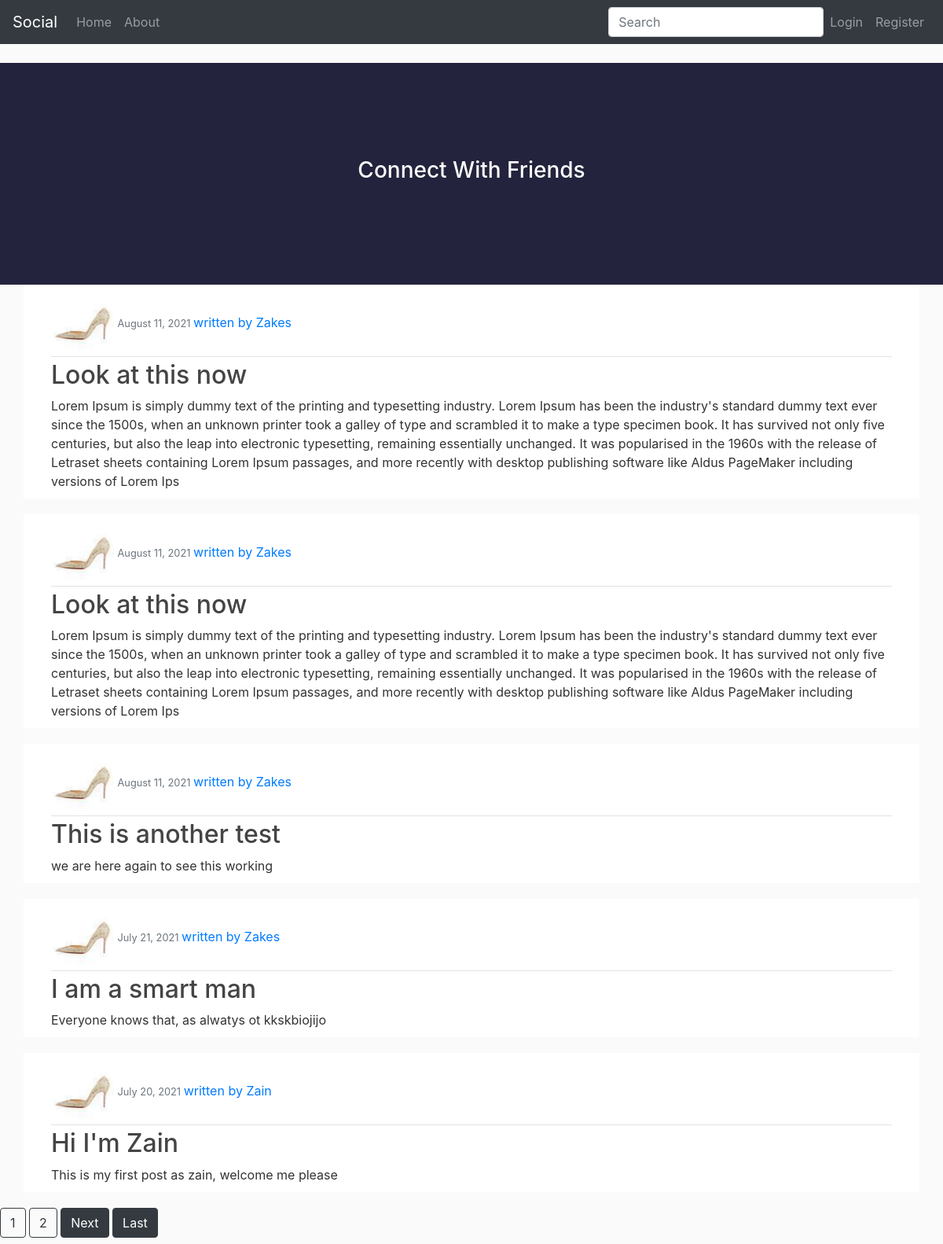
The page / on the database its author committed.
### blog/models.py (models this page shows, shortened)
class Post(models.Model):
    title = models.CharField(max_length=100)
    content = models.TextField()
    date_posted = models.DateTimeField(default=timezone.now)
    author = models.ForeignKey(User, on_delete=models.CASCADE)
    upload = models.FileField(upload_to='media')
    class Meta:
        ordering = ['-date_posted']

### Users/models.py (models this page shows, shortened)
class Profile(models.Model):
    user = models.OneToOneField(User, on_delete=models.CASCADE)
    image = models.ImageField(default='default.jpg', upload_to='profile-pics')
    bio = models.CharField(max_length=200)

### blog/views.py (the view)
# urls.py: path('', PostListView.as_view(), name='blog-home'),
class PostListView(ListView):
    model = Post
    template_name = 'blog/home.html'
    context_object_name = 'posts'
    paginate_by = 5
    def get_queryset(self):
        if 'q' in self.request.GET:
            objects = Post.objects.filter(
                Q(title__icontains=self.request.GET['q']) | Q(
                    title__icontains=self.request.GET['q'])
            )
        else:
            objects = Post.objects.all()
        return objects

### blog/templates/blog/home.html (shortened to what this page needs)
{% extends 'blog/base.html' %}
{% block content %}
{% for post in posts %}
<div class="container">
    <article class="media content-section">
        <div class="media-body">
            <div class="article-metadata">
                <img class="rounded-circle" src=" {{post.author.profile.image.url }}" width="80" height="80">
                <small class="text-muted">{{post.date_posted| date:"F d, Y"}} </small>
                <a class="mr=2" href="{% url 'user-posts' post.author.username %}">written by {{post.author}}
                </a>
            </div>
            <h2><a class="article-title" href="{% url 'post-detail' post.id %}">{{post.title}}</a>
            </h2>
            <p class="card-text">{{post.content}}</p>
        </div>
</div>
{% endfor %}
<div class="paginator">
    {% if is_paginated %}
    {% for num in page_obj.paginator.page_range%}
    {% if page_obj.number == num%}
    <a class="btn btn-outline-dark mb-2" href="?page={{ num }}">{{ num }}</a>
    {% elif num > page_obj.number|add:'-3' and page_obj.number|add:'3'%}
    <a class="btn btn-outline-dark mb-2" href="?page={{ num }}">{{ num }}</a>
    {% endif %}
    {% endfor %}
    {% if page_obj.has_next %}
    <a class="btn btn-dark mb-2" href="?page={{ page_obj.next_page_number}}">Next</a>
    <a class="btn btn-dark mb-2" href="?page={{ page_obj.paginator.num_page}}">Last</a>
    {% endif %}
    {% endif %}
</div>
{% endblock%}

### blog/templates/blog/base.html (shortened to what this page needs)
{% load static %}
<!DOCTYPE html>
<html lang="en">
<head>
    <link rel="stylesheet" href="https://cdn.jsdelivr.net/npm/bootstrap@4.6.0/dist/css/bootstrap.min.css"
>
    <link rel="stylesheet" type="text/css" href="{% static 'blog/main.css' %}">
</head>
<body>
    <div class="container">
        <nav class="navbar fixed-top navbar-expand-lg  navbar-dark bg-dark">
            <a class="navbar-brand" href="{%url 'blog-home'%}">Social</a>
            <div class="collapse navbar-collapse" id="navbarTogglerDemo03">
                <ul class="navbar-nav mr-auto mt-2 mt-lg-0">
                    <a class="nav-link" href="{%url 'blog-home'%}">Home <span class="sr-only">(current)</span></a>
                    <a class="nav-link" href="#">About <span class="sr-only">(current)</span></a>
                </ul>
                <form class="d-flex" action="/">
                    <input class="form-control me-2" value="{{request.GET.q}}" name="q" type="search"
                        placeholder="Search" aria-label="Search">
                </form>
            </div>
            <div class="navbar-nav">
                {% if user.is_authenticated %}
                <a class="nav-item nav-link btn btn-warning" href="{% url 'post-create' %}">Add New</a>
                <a class="nav-item nav-link" href="{% url 'profile' %}">Profile</a>
                <a class="nav-item nav-link" href="{% url 'logout' %}">Logout</a>
                {% else %}
                <a class="nav-item nav-link" href="{% url 'login' %}">Login</a>
                <a class="nav-item nav-link" href="{% url 'register' %}">Register</a>
                {% endif %}
            </div>
    </div>
    <div class="card2">
        <h3>Connect With Friends</h3>
    </div>
    {%block content%}
    {%endblock%}
</body>
</html>

### blog/static/blog/main.css (style rules this page uses)
body { background: #fafafa; color: #333333; margin-top: 5rem; }
h1, h2, h4, h5, h6 { color: #444444; }
ul { margin: 0; }
.content-section { background: #ffffff; padding: 10px 20px; border-radius: 3px; margin-bottom: 20px; }
.article-title { color: #444444; }
.article-metadata { padding-bottom: 1px; margin-bottom: 4px; border-bottom: 1px solid #e3e3e3 }
.paginator { align-items: center; }
.container { background-color: #ffffff; }
.card2 { text-align: center; background-color: rgb(35, 35, 61); padding: 120px; margin:0%; color: #fdfdfd; }

### rows shown on the page
Post: author.profile.image (placeholder picture), date_posted "August 11, 2021", author "Zakes", title "Look at this now", content "Lorem Ipsum is simply dummy text of the printing and typesetting industry. Lorem Ipsum has been the industry's standard dummy text ever since the 1500s, when an unknown printer took a galley of type and scrambled it to make a type specimen book. It has survived not only five centuries, but also the leap into electronic typesetting, remaining essentially unchanged. It was popularised in the 1960s with the release of Letraset sheets containing Lorem Ipsum passages, and more recently with desktop publishing software like Aldus PageMaker including versions of Lorem Ips"
Post: author.profile.image (placeholder picture), date_posted "August 11, 2021", author "Zakes", title "Look at this now", content "Lorem Ipsum is simply dummy text of the printing and typesetting industry. Lorem Ipsum has been the industry's standard dummy text ever since the 1500s, when an unknown printer took a galley of type and scrambled it to make a type specimen book. It has survived not only five centuries, but also the leap into electronic typesetting, remaining essentially unchanged. It was popularised in the 1960s with the release of Letraset sheets containing Lorem Ipsum passages, and more recently with desktop publishing software like Aldus PageMaker including versions of Lorem Ips"
Post: author.profile.image (placeholder picture), date_posted "August 11, 2021", author "Zakes", title "This is another test", content "we are here again to see this working"
Post: author.profile.image (placeholder picture), date_posted "July 21, 2021", author "Zakes", title "I am a smart man", content "Everyone knows that, as alwatys ot kkskbiojijo"
Post: author.profile.image (placeholder picture), date_posted "July 20, 2021", author "Zain", title "Hi I'm Zain", content "This is my first post as zain, welcome me please"

### other values the page prints
{{ num }} "1"
{{ num }} "2"
